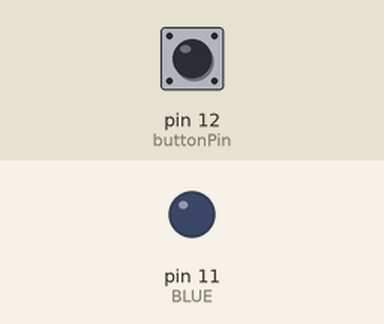
The sketch below on a simulated Arduino Uno, built with avr-gcc and run on an emulated ATmega328P. Shown: output pins drawn as LEDs (lit = HIGH). Inputs (shaded band) come from the test bench; at power-on: pin 12 (buttonPin) HIGH.

Above: at 1.2 s.
1.3 s: pin 12 (buttonPin) pulled LOW for 0.15 s
At 1.37 s:
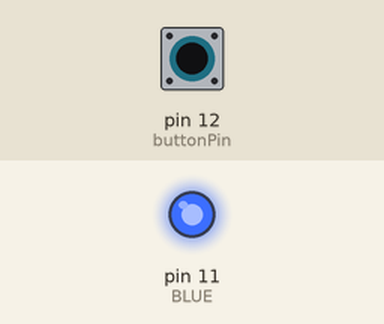
2.9 s: pin 12 (buttonPin) pulled LOW for 3.2 s
At 7.0 s:
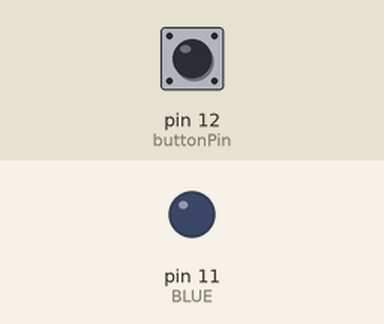
Timing chart, 0 to 8.5 s (numbered marks = the images above; inputs shaded):
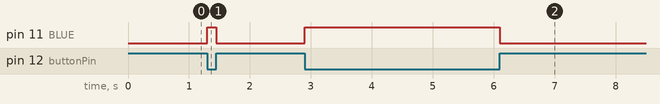

Measured:
- after the input at 1.3 s, pin 11 (BLUE): LOW → HIGH at once, → LOW 0.15 s later
- after the input at 2.9 s, pin 11 (BLUE): LOW → HIGH at once, → LOW 3.2 s later

The sketch:

sketch_sep18c.ino
```cpp
const int buttonPin = 12;
int buttonState = 0;
int BLUE = 11;
void setup() {
  // put your setup code here, to run once:
pinMode(buttonPin, INPUT);
pinMode(BLUE,OUTPUT);
Serial.begin(9600);
}

void loop() {
  // put your main code here, to run repeatedly:
  buttonState = digitalRead(buttonPin);

  if(buttonState == 0){
    digitalWrite(BLUE,HIGH);
  }else {
   digitalWrite(BLUE,LOW);
  }
}
```
